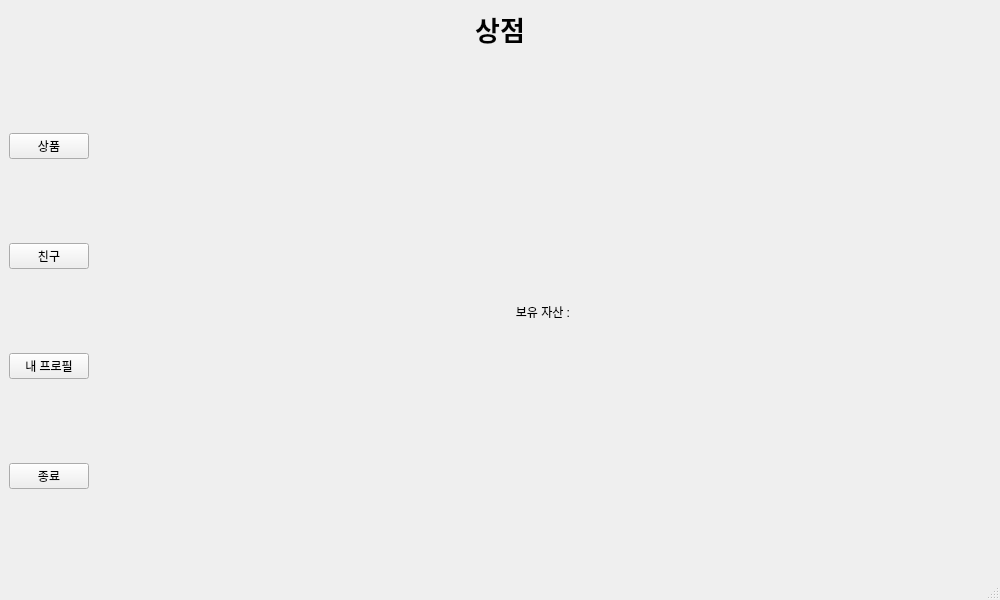
<?xml version="1.0" encoding="UTF-8"?>
<ui version="4.0">
 <class>MainMenu</class>
 <widget class="QMainWindow" name="MainMenu">
  <property name="geometry">
   <rect>
    <x>0</x>
    <y>0</y>
    <width>1000</width>
    <height>600</height>
   </rect>
  </property>
  <property name="windowTitle">
   <string>상점</string>
  </property>
  <widget class="QWidget" name="centralwidget">
   <layout class="QVBoxLayout" name="verticalLayout">
    <item>
     <widget class="QLabel" name="titleLabel">
      <property name="font">
       <font>
        <pointsize>20</pointsize>
        <bold>true</bold>
       </font>
      </property>
      <property name="text">
       <string>상점</string>
      </property>
      <property name="alignment">
       <set>Qt::AlignmentFlag::AlignCenter</set>
      </property>
     </widget>
    </item>
    <item>
     <layout class="QHBoxLayout" name="mainLayout">
      <item>
       <layout class="QVBoxLayout" name="leftMenuLayout">
        <item>
         <widget class="QPushButton" name="productBtn">
          <property name="text">
           <string>상품</string>
          </property>
         </widget>
        </item>
        <item>
         <widget class="QPushButton" name="friendBtn">
          <property name="text">
           <string>친구</string>
          </property>
         </widget>
        </item>
        <item>
         <widget class="QPushButton" name="profileBtn">
          <property name="text">
           <string>내 프로필</string>
          </property>
         </widget>
        </item>
        <item>
         <widget class="QPushButton" name="exitBtn">
          <property name="text">
           <string>종료</string>
          </property>
         </widget>
        </item>
       </layout>
      </item>
      <item>
       <widget class="QStackedWidget" name="contentStack">
        <property name="currentIndex">
         <number>6</number>
        </property>
        <widget class="QWidget" name="productPage">
         <layout class="QVBoxLayout" name="productLayout">
          <item>
           <spacer name="topSpacer">
            <property name="orientation">
             <enum>Qt::Orientation::Vertical</enum>
            </property>
            <property name="sizeHint" stdset="0">
             <size>
              <width>20</width>
              <height>100</height>
             </size>
            </property>
           </spacer>
          </item>
          <item>
           <widget class="QPushButton" name="viewProductBtn">
            <property name="text">
             <string>상품 목록</string>
            </property>
           </widget>
          </item>
          <item>
           <widget class="QPushButton" name="addProductBtn">
            <property name="text">
             <string>상품 등록</string>
            </property>
           </widget>
          </item>
          <item>
           <spacer name="bottomSpacer">
            <property name="orientation">
             <enum>Qt::Orientation::Vertical</enum>
            </property>
            <property name="sizeHint" stdset="0">
             <size>
              <width>20</width>
              <height>100</height>
             </size>
            </property>
           </spacer>
          </item>
         </layout>
        </widget>
        <widget class="QWidget" name="profilePage">
         <layout class="QVBoxLayout" name="profileLayout">
          <item>
           <spacer name="topProfileSpacer">
            <property name="orientation">
             <enum>Qt::Orientation::Vertical</enum>
            </property>
            <property name="sizeHint" stdset="0">
             <size>
              <width>20</width>
              <height>50</height>
             </size>
            </property>
           </spacer>
          </item>
          <item>
           <widget class="QPushButton" name="changeIdBtn">
            <property name="text">
             <string>아이디 변경</string>
            </property>
           </widget>
          </item>
          <item>
           <widget class="QPushButton" name="changePwBtn">
            <property name="text">
             <string>비밀번호 변경</string>
            </property>
           </widget>
          </item>
          <item>
           <widget class="QPushButton" name="assetBtn">
            <property name="text">
             <string>보유 자산 확인</string>
            </property>
           </widget>
          </item>
          <item>
           <widget class="QPushButton" name="logoutBtn">
            <property name="text">
             <string>로그아웃</string>
            </property>
           </widget>
          </item>
          <item>
           <widget class="QPushButton" name="deleteAccountBtn">
            <property name="text">
             <string>계정 삭제</string>
            </property>
           </widget>
          </item>
          <item>
           <spacer name="bottomProfileSpacer">
            <property name="orientation">
             <enum>Qt::Orientation::Vertical</enum>
            </property>
            <property name="sizeHint" stdset="0">
             <size>
              <width>20</width>
              <height>50</height>
             </size>
            </property>
           </spacer>
          </item>
         </layout>
        </widget>
        <widget class="QWidget" name="viewProductPage">
         <layout class="QVBoxLayout" name="viewProductLayout">
          <item>
           <layout class="QVBoxLayout" name="productListLayout"/>
          </item>
          <item>
           <layout class="QHBoxLayout">
            <item>
             <widget class="QPushButton" name="prevPageBtn">
              <property name="text">
               <string>이전</string>
              </property>
             </widget>
            </item>
            <item>
             <widget class="QLabel" name="pageLabel">
              <property name="text">
               <string>페이지 1 / 1</string>
              </property>
              <property name="alignment">
               <set>Qt::AlignmentFlag::AlignCenter</set>
              </property>
             </widget>
            </item>
            <item>
             <widget class="QPushButton" name="nextPageBtn">
              <property name="text">
               <string>다음</string>
              </property>
             </widget>
            </item>
           </layout>
          </item>
         </layout>
        </widget>
        <widget class="QWidget" name="addProductPage">
         <layout class="QVBoxLayout" name="addProductLayout">
          <item>
           <widget class="QLineEdit" name="productNameEdit">
            <property name="placeholderText">
             <string>상품명</string>
            </property>
           </widget>
          </item>
          <item>
           <widget class="QLineEdit" name="productPriceEdit">
            <property name="placeholderText">
             <string>가격</string>
            </property>
           </widget>
          </item>
          <item>
           <widget class="QLineEdit" name="productQuantityEdit">
            <property name="placeholderText">
             <string>개수</string>
            </property>
           </widget>
          </item>
          <item>
           <widget class="QPushButton" name="confirmAddProductBtn">
            <property name="text">
             <string>확인</string>
            </property>
           </widget>
          </item>
         </layout>
        </widget>
        <widget class="QWidget" name="changeIdPage">
         <layout class="QVBoxLayout" name="changeIdLayout">
          <item>
           <widget class="QLineEdit" name="newIdEdit">
            <property name="placeholderText">
             <string>새 아이디</string>
            </property>
           </widget>
          </item>
          <item>
           <widget class="QPushButton" name="confirmChangeIdBtn">
            <property name="text">
             <string>확인</string>
            </property>
           </widget>
          </item>
         </layout>
        </widget>
        <widget class="QWidget" name="changePwPage">
         <layout class="QVBoxLayout" name="changePwLayout">
          <item>
           <widget class="QLineEdit" name="newPwEdit">
            <property name="echoMode">
             <enum>QLineEdit::EchoMode::Password</enum>
            </property>
            <property name="placeholderText">
             <string>새 비밀번호</string>
            </property>
           </widget>
          </item>
          <item>
           <widget class="QPushButton" name="confirmChangePwBtn">
            <property name="text">
             <string>확인</string>
            </property>
           </widget>
          </item>
         </layout>
        </widget>
        <widget class="QWidget" name="assetPage">
         <layout class="QVBoxLayout" name="assetLayout">
          <item>
           <widget class="QLabel" name="assetLabel">
            <property name="text">
             <string>보유 자산 :</string>
            </property>
            <property name="alignment">
             <set>Qt::AlignmentFlag::AlignCenter</set>
            </property>
           </widget>
          </item>
         </layout>
        </widget>
       </widget>
      </item>
     </layout>
    </item>
   </layout>
  </widget>
  <widget class="QMenuBar" name="menubar">
   <property name="geometry">
    <rect>
     <x>0</x>
     <y>0</y>
     <width>1000</width>
     <height>21</height>
    </rect>
   </property>
  </widget>
  <widget class="QStatusBar" name="statusbar"/>
 </widget>
 <resources/>
 <connections/>
</ui>
